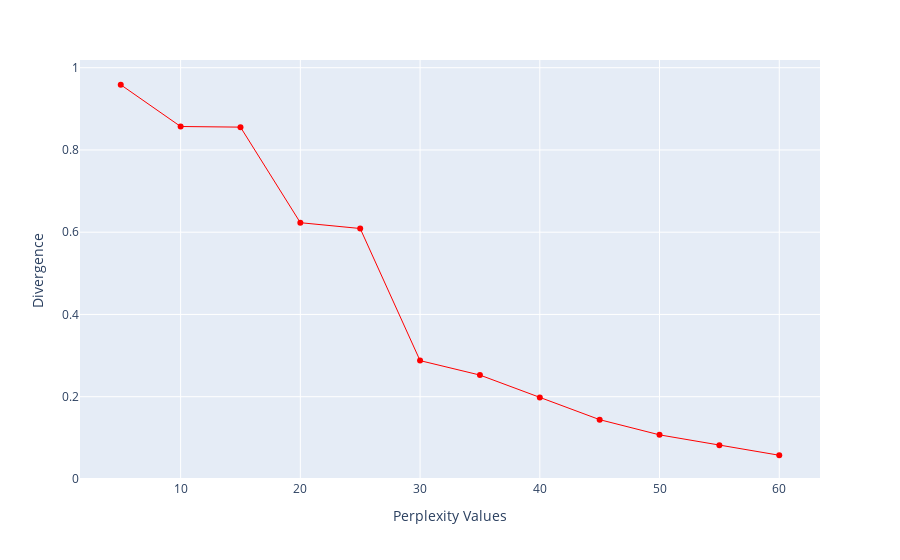

The code cell stored with this chart in its notebook:
### Code cell
combat_util.tsne_divergence(X, range=65)

### Figure 1 — Plotly figure (JSON) as saved in the notebook; plotly's stock layout.template omitted (floating-point values rounded to 4 significant figures)
{"data": [{"hovertemplate": "x=%{x}<br>y=%{y}<extra></extra>", "legendgroup": "", "line": {"color": "red", "dash": "solid", "width": 1}, "marker": {"symbol": "circle"}, "mode": "lines+markers", "name": "", "orientation": "v", "showlegend": false, "type": "scatter", "x": [5, 10, 15, 20, 25, 30, 35, 40, 45, 50, 55, 60], "xaxis": "x", "y": [0.9585, 0.857, 0.8554, 0.6231, 0.6089, 0.2878, 0.2526, 0.198, 0.1441, 0.1072, 0.08171, 0.05763], "yaxis": "y"}], "layout": {"legend": {"tracegroupgap": 0}, "margin": {"t": 60}, "xaxis": {"anchor": "y", "domain": [0, 1], "title": {"text": "Perplexity Values"}}, "yaxis": {"anchor": "x", "domain": [0, 1], "title": {"text": "Divergence"}}}}
